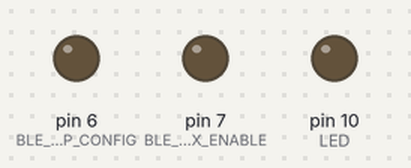
This sketch was run on a simulated Arduino Uno, built with avr-gcc and run on an emulated ATmega328P. Shown: output pins drawn as LEDs (lit = HIGH). What the sketch prints to the serial monitor is not drawn.

Above: at 0.1 s.
Timing chart, 0 to 1.8 s (numbered marks = the images above):
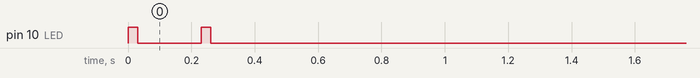

The sketch:

TEST_HJ_185_5-BLE-test.ino
```cpp
//BootLoader - Pro Mini/UNO
//Board Pro mini 3v 8MHz
//Programmer - USB Tiny
/*
channels:
FFF1 - APP Reads from MCU
FFF2 - APP Sends to MCU
FFF3 - RX/TX chip to APP for configs

PIN14/P0.16 - HIGH - Config mode Enable.HIGH-Enable, LOW-Disable
PIN9/P0.02 - Ble Serial RX Enable. LOW-enable, HIGH-Disable
VCC - 1.7-3.6V
<RD_NAME> <ST_NAME=xxx>
<RD_ADV_ONOFF> <ST_ADV_ONOFF=X> X=1:BroadCast ON, X=0 BroadCast Off
<RD_ADV_DATA> <ST_ADV_DATA=xx..xx> Set/Read Data about Broadcasting-HEX
<RD_ADV_GAP> <ST_ADV_GAP=xx..xx> Broadcast gab 20-10`000ms
<RD_CLIENT_LINK> <ST_CLIENT_LINK=0> Disconnect from Host. Reads MAC
<RD_CON_MIN_GAP> <ST_CON_MIN_GAP=xx..xx> Min connection gab 7.5-4000ms
<RD_CON_MAX_GAP> <ST_CON_MAX_GAP=yy..yy> Max connection Gap 7.5-4000ms
<RD_CON_TIMEOUT> <ST_CON_TIMEOUT=xx..xx> Timeout of slave connection 500-8000ms
<RD_SECRET> <ST_SECRET=xx..xx> <ST_CLEAR_SECRET=1> Pasword. Up to 8 chars
<RD_SECRET_TIMEOUT> <ST_SECRET_TIMEOUT=xx..xx> Pasword timeout 1-255s
<RD_SOFT_VERSION>
<RD_TX_POWER> <ST_TX_POWER=+4> -40/-20/-16/-12/-8/-4/0+3/+4dBm
<ST_RESET_BLE> Resest BLE after 500ms
<RD_BAUD> <ST_BAUD=xx..xx> 1200/2400/4800/9600/19200/38400/57600/115200/230400/460800/921600 bps
<RD_BLE_MAC>
<ST_OWN_MAC=xxxxxxxxxxxx> Set User-Defined MAC address
<ST_OWN_MAC=0> Cancel User-Defined MAC address
<RD_T1> <ST_T1=x> 1-255ms T1 value – App receiving indicator PIN10
<RD_UART_EVEN> <ST_UART_EVEN=x> 1-enables even parity. 0-disabled
<RD_AD_WAIT> <ST_AD_WAIT=x> Set/Red PIN10 puldown delay 1-255ms
<RD_UART_PULL> <ST_UART_PULL=x> BLE RX pullup – 1-Enable, 0-Disable Internal Pull-up - PIN5
<ST_FACTORY=1> RESTORE FACTORY SETTINGS
<RD_WAKEUP_HIGH> <ST_WAKEUP_HIGH=x> 1-Active HIGH 0-Active LOW(default) PIN9

    // SoftSerial: 115200 on 16Mhz and 57600 on 8Mhz.

*/
#define ver 0.3

#define BUTON         4
#define LED           10
#define SRTOBE        5
#define VOLTAGE       A2
#define POT           A3
#define STAB          3
#define BLE_TX        9
#define BLE_RX        8
#define BLE_SER_RX_ENABLE   7             //BLE PIN9 - LOW-enable, HIGH-Disable
#define BLE_APP_CONFIG    6               //BLE PIN14 - HIGH-Enable, LOW-Disable

/*BLUETOOTH*********************************************/
#include <SoftwareSerial.h>
SoftwareSerial bleSerial(BLE_TX, BLE_RX); //(RxTx) of MCU
/*BLUETOOTH*********************************************/

void ble_serial_begin();
void set_name();

void setup(){
        Serial.begin(9600);//maybe change to 115200
        bleSerial.begin(57600); //default 115200(on fresh ble mcu??)
/*define I/O*/
        pinMode(LED, OUTPUT);
        pinMode(BUTON, INPUT_PULLUP);
        pinMode(BLE_SER_RX_ENABLE, OUTPUT);
        pinMode(BLE_APP_CONFIG, OUTPUT);
/*do some stuff here*/
        Serial.println("HJ-185 Module" );
        Serial.println("Serial:115200" );
        Serial.println("BLE:115200" );
        Serial.print(ver);
        Serial.print("\t");
        Serial.println();
        on_short(LED, 2);

        Serial.println("turning on BLE module" );
		digitalWrite(BLE_SER_RX_ENABLE, LOW);
		//digitalWrite(BLE_APP_CONFIG, HIGH);
        delay(1000);

        Serial.println("Set new name" );
        set_name();
        delay(1000);

        Serial.println("loop started" );
}

void loop(){

    while(bleSerial.available() > 0)
	{
        Serial.write(bleSerial.read());
	}
}


/*BLE_Functions*********************************************/
void ble_serial_begin(){
    digitalWrite(BLE_SER_RX_ENABLE, LOW);//works
}
void ble_serial_end(){
    digitalWrite(BLE_SER_RX_ENABLE, HIGH);//works
}

void ble_app_config_enable(){
    digitalWrite(BLE_APP_CONFIG, HIGH);
}
void ble_app_config_off(){
    digitalWrite(BLE_APP_CONFIG, LOW);
}
void set_name(){
    bleSerial.write("<ST_NAME=FFT-KON2>");//works
}
void set_password_def(){
    bleSerial.write("<ST_SECRET=1234>");//up to 8 chars
}
void clr_def_password(){
    bleSerial.write("<ST_CLEAR_SECRET=1>");
}
void set_broadcast_on(){
    bleSerial.write("<ST_ADV_ONOFF=1>");
}
void set_broadcast_off(){
    bleSerial.write("<ST_ADV_ONOFF=0>");
}

/*OTHER_Functions*********************************************/
void ble_read(){//no GPS  - nestraadaa----------------
    while (bleSerial.available() > 0)
	{
        byte bleData = bleSerial.read();
        Serial.write(bleData);
    }
    delay(30);
}

void gps_read_2(){//no GPS  - works
    while(bleSerial.available() > 0)
        {
        Serial.write(bleSerial.read());
        }
}

void forward() {  //no NRF - works
  if (bleSerial && Serial) {
    int byte;
    while ((byte = bleSerial.read()) > 0) Serial.write((char)byte);
    while ((byte = Serial.read()) > 0) bleSerial.write((char)byte);
  }
}


void on_short(uint8_t PIN, uint8_t times){//short LED Blinks
      for(int i=0; i<times; i++){
          digitalWrite(PIN, HIGH);
          delay(30);
          digitalWrite(PIN, LOW);
          delay(200);
      }
}
```
